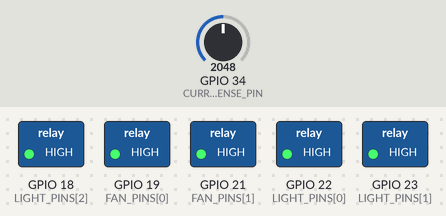
A sketch run on a simulated ESP32. Shown: switched loads named in the sketch (green lamp = pin HIGH). The inputs (shaded band) are chosen by the test bench; at power-on: GPIO 34 (CURRENT_SENSE_PIN) = 2048. What the sketch prints to the serial monitor is not drawn.

Above: at 0.1 s.
At 4.1 s:
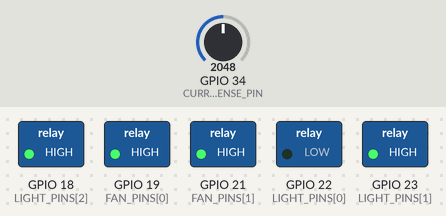
At 8.1 s:
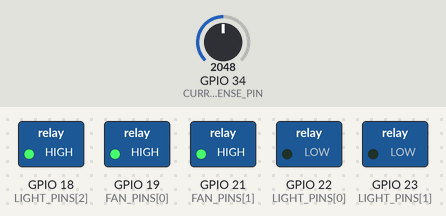
At 16.1 s:
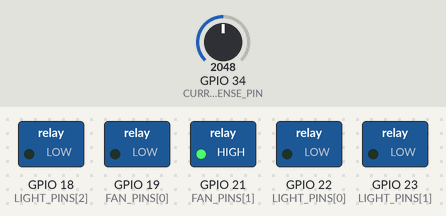
At 24.1 s:
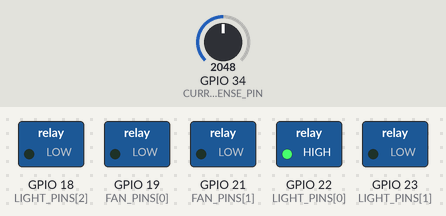
At 36.1 s:
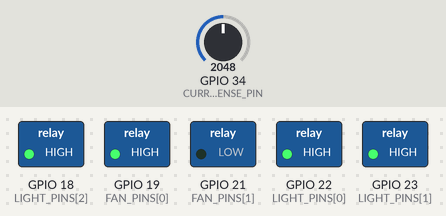
Timing chart, 0 to 37.6 s (numbered marks = the images above):
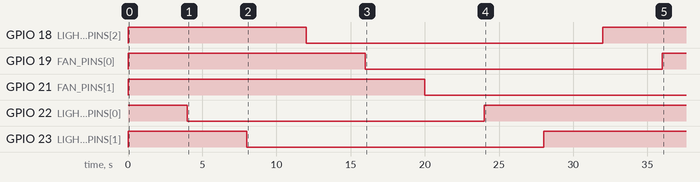

The sketch:

sketch.ino
```cpp
/*
  Energy Monitoring System — Representative Room Circuit (Wokwi simulation)

  Models ONE room's worth of devices (Work Room 1: 3 lights + 2 fans) the way
  the real hardware would be wired:

    ESP32 GPIO --> Relay Module IN  --> Relay switches the device's live wire
    ESP32 ADC  <-- Current-sense tap (ACS712 in real life; a potentiometer
                   stands in for it here since Wokwi has no native ACS712 part)

  Each relay's own low-voltage side is powered by the ESP32's 5V (VIN) rail;
  its high-voltage side (COM/NO) switches the LED+resistor pair that
  represents the light or fan load. In a real installation, COM/NO would be
  wired in series with the device's live (AC mains) conductor instead of an
  LED.

  IMPORTANT — relay trigger polarity:
  Most 5V relay modules (and Wokwi's simulated one) are ACTIVE-LOW: pulling
  IN LOW energizes the coil and connects COM to NO (device ON). IN HIGH (or
  floating) leaves COM on NC (device OFF). This sketch writes LOW to turn a
  device on and HIGH to turn it off, matching that behavior — and matching
  what you'd need to do with a real SRD-05VDC-SL-C style relay board.

  SAFETY NOTE: In real hardware, relayX:COM/NO switches mains voltage
  (110/220V AC). Never touch that side while powered; use enclosed, rated
  relay modules and proper wire gauge. The ESP32 side stays at 3.3V/5V logic
  only.

  This sketch is a concept demo: it cycles devices on/off on a timer (standing
  in for the app turning devices on/off) and prints device state + estimated
  power draw to the Serial Monitor, the same shape of data the simulated
  backend (Convex) produces for the dashboard and Discord bot.
*/

const int LIGHT_PINS[3] = {22, 23, 18};
const int FAN_PINS[2] = {19, 21};
const int LIGHT_WATTS = 15;
const int FAN_WATTS = 60;
const int CURRENT_SENSE_PIN = 34; // simulated ACS712 output

// Relay modules here are active-LOW: LOW = device ON, HIGH = device OFF.
const int RELAY_ON = LOW;
const int RELAY_OFF = HIGH;

bool lightState[3] = {false, false, false};
bool fanState[2] = {false, false};

unsigned long lastToggle = 0;
const unsigned long TOGGLE_INTERVAL_MS = 4000;
int cursor = 0; // which device to flip next, cycles through all 5

void setup() {
  Serial.begin(115200);

  for (int i = 0; i < 3; i++) {
    pinMode(LIGHT_PINS[i], OUTPUT);
    digitalWrite(LIGHT_PINS[i], RELAY_OFF); // all lights start OFF
  }
  for (int i = 0; i < 2; i++) {
    pinMode(FAN_PINS[i], OUTPUT);
    digitalWrite(FAN_PINS[i], RELAY_OFF); // all fans start OFF
  }

  Serial.println("Work Room 1 — hardware concept circuit online");
}

void loop() {
  unsigned long now = millis();

  if (now - lastToggle >= TOGGLE_INTERVAL_MS) {
    lastToggle = now;
    toggleNextDevice();
    printRoomStatus();
  }
}

void toggleNextDevice() {
  if (cursor < 3) {
    lightState[cursor] = !lightState[cursor];
    digitalWrite(LIGHT_PINS[cursor], lightState[cursor] ? RELAY_ON : RELAY_OFF);
  } else {
    int fanIndex = cursor - 3;
    fanState[fanIndex] = !fanState[fanIndex];
    digitalWrite(FAN_PINS[fanIndex], fanState[fanIndex] ? RELAY_ON : RELAY_OFF);
  }
  cursor = (cursor + 1) % 5;
}

void printRoomStatus() {
  int totalWatts = 0;
  Serial.println("---- Work Room 1 ----");

  for (int i = 0; i < 3; i++) {
    Serial.print("Light ");
    Serial.print(i + 1);
    Serial.print(": ");
    Serial.println(lightState[i] ? "ON" : "OFF");
    if (lightState[i]) totalWatts += LIGHT_WATTS;
  }

  for (int i = 0; i < 2; i++) {
    Serial.print("Fan ");
    Serial.print(i + 1);
    Serial.print(": ");
    Serial.println(fanState[i] ? "ON" : "OFF");
    if (fanState[i]) totalWatts += FAN_WATTS;
  }

  // Read the current-sense line (ACS712 in real hardware). This is what a
  // microcontroller would cross-check the rated wattage total against.
  int raw = analogRead(CURRENT_SENSE_PIN);
  float sensedVoltage = (raw / 4095.0) * 3.3;
  float sensedAmps = sensedVoltage; // placeholder scale factor for the demo

  Serial.print("Rated load estimate: ");
  Serial.print(totalWatts);
  Serial.println(" W");
  Serial.print("Current-sense reading: ");
  Serial.print(sensedAmps, 2);
  Serial.println(" A (simulated ACS712 tap)");
  Serial.println();
}
```

Measured:
- by itself, GPIO 18 (LIGHT_PINS[2]): HIGH → LOW at 12.0 s, → HIGH 20.0 s later
- by itself, GPIO 19 (FAN_PINS[0]): HIGH → LOW at 16.0 s, → HIGH 20.0 s later
- by itself, GPIO 21 (FAN_PINS[1]): HIGH → LOW at 20.0 s
- by itself, GPIO 22 (LIGHT_PINS[0]): HIGH → LOW at 4.0 s, → HIGH 20.0 s later
- by itself, GPIO 23 (LIGHT_PINS[1]): HIGH → LOW at 8.0 s, → HIGH 20.0 s later
